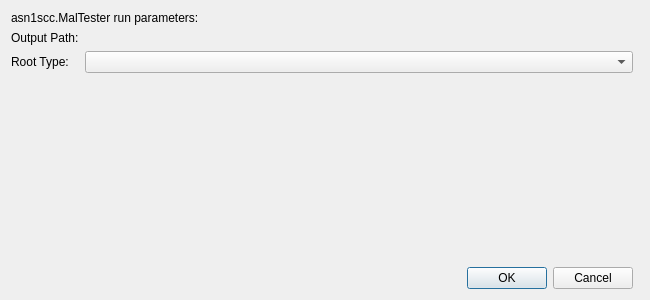
<?xml version="1.0" encoding="UTF-8"?>
<ui version="4.0">
 <author>N7 Space sp. z o. o.</author>
 <class>Asn1Acn::Internal::MalTester::MalTesterParamsWidget</class>
 <widget class="QWidget" name="Asn1Acn::Internal::MalTester::MalTesterParamsWidget">
  <property name="geometry">
   <rect>
    <x>0</x>
    <y>0</y>
    <width>650</width>
    <height>300</height>
   </rect>
  </property>
  <property name="windowTitle">
   <string/>
  </property>
  <layout class="QGridLayout" name="gridLayout">
   <item row="3" column="1">
    <spacer name="verticalSpacer">
     <property name="orientation">
      <enum>Qt::Vertical</enum>
     </property>
     <property name="sizeHint" stdset="0">
      <size>
       <width>20</width>
       <height>40</height>
      </size>
     </property>
    </spacer>
   </item>
   <item row="1" column="0">
    <widget class="QLabel" name="pathLabel">
     <property name="sizePolicy">
      <sizepolicy hsizetype="Maximum" vsizetype="Preferred">
       <horstretch>0</horstretch>
       <verstretch>0</verstretch>
      </sizepolicy>
     </property>
     <property name="text">
      <string>Output Path:</string>
     </property>
    </widget>
   </item>
   <item row="1" column="1" colspan="2">
    <widget class="Utils::PathChooser" name="pathChooser" native="true">
     <property name="sizePolicy">
      <sizepolicy hsizetype="MinimumExpanding" vsizetype="Preferred">
       <horstretch>0</horstretch>
       <verstretch>0</verstretch>
      </sizepolicy>
     </property>
    </widget>
   </item>
   <item row="4" column="1">
    <widget class="QDialogButtonBox" name="buttonBox">
     <property name="standardButtons">
      <set>QDialogButtonBox::Cancel|QDialogButtonBox::Ok</set>
     </property>
    </widget>
   </item>
   <item row="0" column="0" colspan="2">
    <widget class="QLabel" name="TitleLabel">
     <property name="lineWidth">
      <number>1</number>
     </property>
     <property name="text">
      <string>asn1scc.MalTester run parameters:</string>
     </property>
     <property name="textFormat">
      <enum>Qt::AutoText</enum>
     </property>
     <property name="scaledContents">
      <bool>false</bool>
     </property>
     <property name="wordWrap">
      <bool>false</bool>
     </property>
     <property name="margin">
      <number>15</number>
     </property>
     <property name="indent">
      <number>-1</number>
     </property>
    </widget>
   </item>
   <item row="2" column="0">
    <widget class="QLabel" name="label">
     <property name="text">
      <string>Root Type:</string>
     </property>
    </widget>
   </item>
   <item row="2" column="1">
    <widget class="QComboBox" name="comboBox"/>
   </item>
  </layout>
 </widget>
 <customwidgets>
  <customwidget>
   <class>Utils::PathChooser</class>
   <extends>QWidget</extends>
   <header>utils/pathchooser.h</header>
   <container>1</container>
  </customwidget>
 </customwidgets>
 <resources/>
 <connections/>
</ui>
